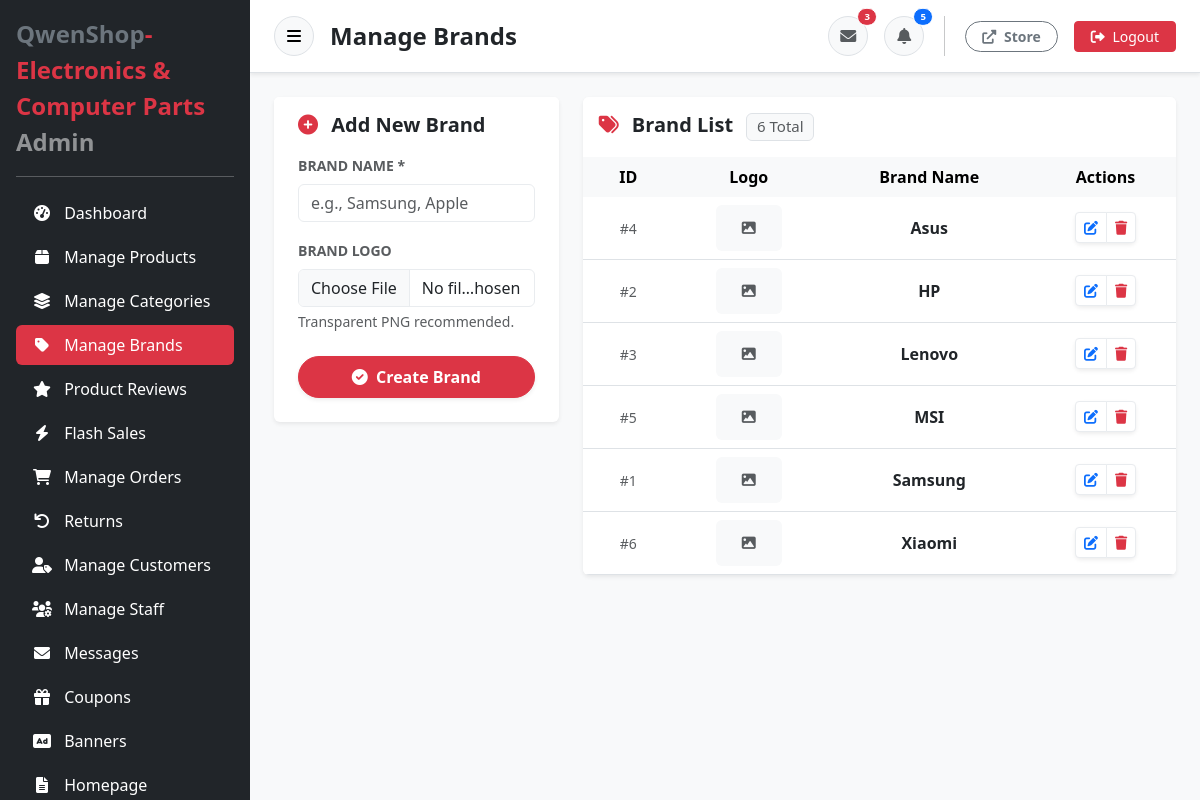
Page /src/admin/brands.php (signed in) on the committed database.
### tables this page shows
CREATE TABLE brands (
    id INT AUTO_INCREMENT PRIMARY KEY,
    name VARCHAR(255) NOT NULL,
    description TEXT,
    logo_url VARCHAR(500),
    website_url VARCHAR(500),
    is_active TINYINT(1) DEFAULT 1,
    created_at TIMESTAMP DEFAULT CURRENT_TIMESTAMP,
    updated_at TIMESTAMP DEFAULT CURRENT_TIMESTAMP ON UPDATE CURRENT_TIMESTAMP
);

### src/includes/functions.php (called while the page is built, shortened)
<?php
function get_setting($key, $default = null) {
    global $pdo;
    static $settings = null;
    if ($settings === null) {
        try {
            $stmt = $pdo->query("SELECT setting_key, setting_value FROM site_settings");
            $settings = $stmt->fetchAll(PDO::FETCH_KEY_PAIR);
        } catch (PDOException $e) {
            $settings = [];
        }
    }
    return isset($settings[$key]) ? $settings[$key] : $default;
}

### src/models/Brand.php (called while the page is built, shortened)
<?php
class Brand {
    private $pdo;
    public function __construct($database = null) {
        $this->pdo = $database ? $database->getConnection() : $GLOBALS['pdo'];
    }
    public function getAll() {
        $sql = "SELECT * FROM brands WHERE is_active = 1 ORDER BY name";
        $stmt = $this->pdo->prepare($sql);
        $stmt->execute();
        return $stmt->fetchAll();
    }
}
?>

### src/admin/brands.php (the view, shortened to what this page needs)
<?php
require_once '../includes/functions.php';
require_once '../db_connect.php';
require_once '../models/Brand.php';
$brandModel = new Brand();
$brands = $brandModel->getAll();
$page_heading = 'Manage Brands';
include 'header.php';
?>
            <div class="row g-4 mb-4">
                <div class="col-lg-4">
                    <div class="card border-0 shadow-sm mb-4">
                        <div class="card-header bg-white py-3 border-0">
                            <h5 class="mb-0 fw-bold px-2"><i class="fas fa-plus-circle me-2 text-danger"></i> Add New Brand</h5>
                        </div>
                        <div class="card-body p-4 pt-0">
                            <form method="POST" action="brands.php" enctype="multipart/form-data">
                                <div class="mb-3">
                                    <label for="name" class="form-label small fw-bold text-muted text-uppercase">Brand Name *</label>
                                    <input type="text" id="name" name="name" class="form-control border-light-subtle shadow-none" placeholder="e.g., Samsung, Apple" required>
                                </div>
                                <div class="mb-4">
                                    <label for="logo" class="form-label small fw-bold text-muted text-uppercase">Brand Logo</label>
                                    <input type="file" id="logo" name="logo" class="form-control border-light-subtle shadow-none" accept="image/*">
                                    <div class="form-text small">Transparent PNG recommended.</div>
                                </div>
                                <button type="submit" name="add_brand" class="btn btn-danger w-100 py-2 fw-bold rounded-pill shadow-sm">
                                    <i class="fas fa-check-circle me-1"></i> Create Brand
                                </button>
                            </form>
                        </div>
                    </div>
                </div>
                <div class="col-lg-8">
                    <div class="card border-0 shadow-sm overflow-hidden mb-4">
                        <div class="card-header bg-white py-3 border-0">
                            <h2 class="h5 fw-bold mb-0 text-dark"><i class="fas fa-tags me-2 text-danger"></i> Brand List <span class="badge bg-light text-muted border ms-2 small fw-normal"><?php echo count($brands); ?> Total</span></h2>
                        </div>
                        <div class="table-responsive">
                            <table class="table table-hover align-middle mb-0 text-center">
                                <thead class="table-light">
                                    <tr>
                                        <th class="px-3 border-0">ID</th>
                                        <th class="border-0">Logo</th>
                                        <th class="border-0">Brand Name</th>
                                        <th class="border-0">Actions</th>
                                    </tr>
                                </thead>
                                <tbody>
                                    <?php if (empty($brands)): ?>
                                        <tr><td colspan="4" class="text-center py-5 text-muted"><i class="fas fa-tag fa-3x opacity-25 mb-3"></i><br>No brands found.</td></tr>
                                    <?php else: ?>
                                        <?php foreach ($brands as $brand): ?>
                                            <tr>
                                                <td class="px-3"><span class="text-muted small">#<?php echo $brand['id']; ?></span></td>
                                                <td>
                                                    <div class="bg-light rounded p-2 d-inline-block shadow-xs">
                                                        <?php if ($brand['logo_url']): ?>
                                                            <img src="../<?php echo htmlspecialchars($brand['logo_url']); ?>" alt="Brand Logo" class="object-fit-contain" style="width: 50px; height: 30px;">
                                                        <?php else: ?>
                                                            <div class="text-muted small" style="width: 50px; height: 30px; display: flex; align-items: center; justify-content: center;"><i class="fas fa-image"></i></div>
                                                        <?php endif; ?>
                                                    </div>
                                                </td>
                                                <td><div class="fw-bold text-dark"><?php echo htmlspecialchars($brand['name']); ?></div></td>
                                                <td>
                                                    <div class="btn-group shadow-sm rounded">
                                                        <button onclick='openBrandEditModal(<?php echo json_encode($brand); ?>)' class="btn btn-white btn-sm border-light-subtle text-primary" title="Edit">
                                                            <i class="fas fa-edit"></i>
                                                        </button>
                                                        <a href="brands.php?action=delete&id=<?php echo $brand['id']; ?>" class="btn btn-white btn-sm border-light-subtle text-danger" title="Delete" onclick="return confirm('Are you sure you want to delete this brand? This might fail if products are linked.');">
                                                            <i class="fas fa-trash"></i>
                                                        </a>
                                                    </div>
                                                </td>
                                            </tr>
                                        <?php endforeach; ?>
                                    <?php endif; ?>
                                </tbody>
                            </table>
                        </div>
                    </div>
                </div>
            </div>
        </div>
    </div>
    <?php include 'footer.php'; ?>

### src/admin/header.php (shortened to what this page needs)
<?php
$current_page = basename($_SERVER['PHP_SELF']);
$menu_items = [
    'dashboard.php' => ['icon' => 'fas fa-tachometer-alt', 'label' => 'Dashboard'],
    'products.php' => ['icon' => 'fas fa-box', 'label' => 'Manage Products'],
    'categories.php' => ['icon' => 'fas fa-layer-group', 'label' => 'Manage Categories'],
    'brands.php' => ['icon' => 'fas fa-tag', 'label' => 'Manage Brands'],
    'reviews.php' => ['icon' => 'fas fa-star', 'label' => 'Product Reviews'],
    'flash_sales.php' => ['icon' => 'fas fa-bolt', 'label' => 'Flash Sales'],
    'orders.php' => ['icon' => 'fas fa-shopping-cart', 'label' => 'Manage Orders'],
    'returns.php' => ['icon' => 'fas fa-undo', 'label' => 'Returns'],
    'customers.php' => ['icon' => 'fas fa-user-tag', 'label' => 'Manage Customers'],
    'users.php' => ['icon' => 'fas fa-users-cog', 'label' => 'Manage Staff'],
    'messages.php' => ['icon' => 'fas fa-envelope', 'label' => 'Messages'],
    'coupons.php' => ['icon' => 'fas fa-gift', 'label' => 'Coupons'],
    'banners.php' => ['icon' => 'fas fa-ad', 'label' => 'Banners'],
    'pages.php' => ['icon' => 'fas fa-file-alt', 'label' => 'Homepage'],
    'inventory.php' => ['icon' => 'fas fa-warehouse', 'label' => 'Inventory'],
    'shipping_rates.php' => ['icon' => 'fas fa-truck', 'label' => 'Shipping Rates'],
    'couriers.php' => ['icon' => 'fas fa-shipping-fast', 'label' => 'Couriers'],
    'settings.php' => ['icon' => 'fas fa-cog', 'label' => 'Settings'],
];
?>
<!DOCTYPE html>
<html lang="en">
<head>
    <title><?php echo isset($page_title) ? $page_title : 'Admin Panel'; ?> - <?php echo htmlspecialchars(get_setting('site_title', 'QwenShop')); ?></title>
    <?php
    $bsTheme = get_setting('bootstrap_theme', 'online');
    if ($bsTheme === 'online'): ?>
        <link href="https://cdn.jsdelivr.net/npm/bootstrap@5.3.3/dist/css/bootstrap.min.css" rel="stylesheet">
    <?php else: ?>
        <link href="../assets/css/themes/<?php echo htmlspecialchars($bsTheme); ?>/bootstrap.css" rel="stylesheet">
    <?php endif; ?>
    <link rel="stylesheet" href="https://cdnjs.cloudflare.com/ajax/libs/font-awesome/6.0.0/css/all.min.css">
</head>
<body class="bg-light">
    <div class="container-fluid p-0 d-flex min-vh-100">
        <div id="adminSidebar" class="bg-dark text-white d-flex flex-column flex-shrink-0 p-3" style="width: 250px; position: sticky; top: 0; height: 100vh; overflow-y: auto;">
            <a href="dashboard.php" class="d-flex align-items-center mb-3 mb-md-0 me-md-auto text-white text-decoration-none">
                <?php
                $siteLogo = get_setting('site_logo');
                $logoHeight = get_setting('site_logo_height', '40');
                if ($siteLogo): ?>
                    <img src="../<?php echo htmlspecialchars($siteLogo); ?>" alt="Logo" style="max-height: <?php echo $logoHeight; ?>px;" class="me-2">
                    <span class="fs-4 fw-bold">Admin</span>
                <?php else:
                    $siteTitle = get_setting('site_title', 'GameCult');
                    $primaryColor = get_setting('logo_primary_color', '#6c757d');
                    $secondaryColor = get_setting('logo_secondary_color', '#dc3545');
                    if (strpos($siteTitle, ' ') !== false) {
                        $parts = explode(' ', $siteTitle, 2);
                        $part1 = $parts[0];
                        $part2 = $parts[1];
                    }
                ?>
                    <span class="fs-4 fw-bold"><span style="color: <?php echo $primaryColor; ?>;"><?php echo htmlspecialchars($part1); ?></span><span style="color: <?php echo $secondaryColor; ?>;"><?php echo htmlspecialchars($part2); ?></span> <span class="text-white opacity-50">Admin</span></span>
                <?php endif; ?>
            </a>
            <hr class="bg-secondary">
            <ul class="nav nav-pills flex-column mb-auto">
                <?php foreach ($menu_items as $menu_link => $item): ?>
                    <li class="nav-item">
                        <a href="<?php echo $menu_link; ?>" class="nav-link text-white <?php echo $current_page === $menu_link ? 'active bg-danger' : ''; ?> py-2 px-3 mb-1">
                            <i class="<?php echo $item['icon']; ?> me-2" style="width: 20px; text-align: center;"></i>
                            <span><?php echo $item['label']; ?></span>
                        </a>
                    </li>
                <?php endforeach; ?>
            </ul>
        </div>
        <div id="mainContent" class="flex-grow-1 overflow-auto bg-light">
            <nav class="navbar navbar-expand-lg navbar-light bg-white border-bottom py-3 px-4 shadow-sm sticky-top">
                <div class="container-fluid p-0">
                    <div class="d-flex align-items-center gap-3">
                        <button class="btn btn-light border shadow-xs rounded-circle d-flex align-items-center justify-content-center" id="toggle-sidebar-btn" onclick="toggleSidebar()" style="width: 40px; height: 40px;">
                            <i class="fas fa-bars"></i>
                        </button>
                        <h1 class="h4 mb-0 fw-bold text-dark"><?php echo isset($page_heading) ? $page_heading : 'Admin Panel'; ?></h1>
                    </div>
                    <div class="d-flex align-items-center gap-2 gap-md-3">
                        <div class="dropdown">
                            <button class="btn btn-light border shadow-xs rounded-circle d-flex align-items-center justify-content-center position-relative" type="button" data-bs-toggle="dropdown" style="width: 40px; height: 40px;">
                                <i class="fas fa-envelope text-muted"></i>
                                <span class="position-absolute top-0 start-100 translate-middle badge rounded-pill bg-danger border border-white" style="font-size: 0.6rem;">
                                    3
                                </span>
                            </button>
                        </div>
                        <div class="dropdown">
                            <button class="btn btn-light border shadow-xs rounded-circle d-flex align-items-center justify-content-center position-relative" type="button" data-bs-toggle="dropdown" style="width: 40px; height: 40px;">
                                <i class="fas fa-bell text-muted"></i>
                                <span class="position-absolute top-0 start-100 translate-middle badge rounded-pill bg-primary border border-white" style="font-size: 0.6rem;">
                                    5
                                </span>
                            </button>
                        </div>
                        <a href="../index.php" class="btn btn-outline-secondary btn-sm rounded-pill px-3 fw-bold shadow-xs" target="_blank">
                            <i class="fas fa-external-link-alt me-1"></i> Store
                        </a>
                        <form method="POST" action="logout.php" class="m-0">
                            <button type="submit" class="btn btn-danger btn-sm px-3">
                                <i class="fas fa-sign-out-alt me-1"></i> Logout
                            </button>
                        </form>
                    </div>
                </div>
            </nav>
            <div class="p-4">

### src/admin/footer.php (shortened to what this page needs)
            </div>
    <div class="toast-container position-fixed bottom-0 end-0 p-3">
    </div>
</body>
</html>

### src/admin/header.php (style rules this page uses)
#adminSidebar { transition: all 0.3s ease; z-index: 1030; }
#mainContent { transition: all 0.3s ease; }

### rows in the picture
brands: id "4", name "Asus"
brands: id "2", name "HP"
brands: id "3", name "Lenovo"
brands: id "5", name "MSI"
brands: id "1", name "Samsung"
brands: id "6", name "Xiaomi"

### other values in the picture
$part1 "QwenShop"
$part2 "- Electronics & Computer Parts"
$item['label'] "Dashboard"
$item['label'] "Manage Products"
$item['label'] "Manage Categories"
$item['label'] "Manage Brands"
$item['label'] "Product Reviews"
$item['label'] "Flash Sales"
$item['label'] "Manage Orders"
$item['label'] "Returns"
$item['label'] "Manage Customers"
$item['label'] "Manage Staff"
$item['label'] "Messages"
$item['label'] "Coupons"
$item['label'] "Banners"
